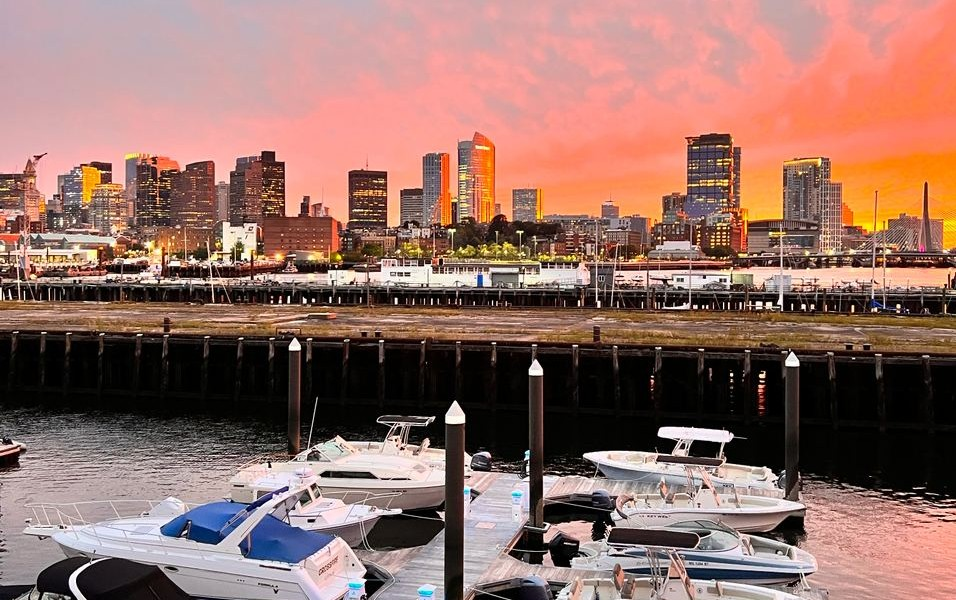
#> input picture vision-lab-6/boston1.jpeg, 956 x 600 px
$ python vision-lab-6.py
#> lines starting #> are read from the running program, lines starting #| are printed output that depends on the picture; after the words box and inside, x2 and y2 are one past the last pixel; in counts of white or black regions, pixels touching at a corner belong together
#> in main, img1 is the input picture: shape (600, 956, 3); mean B, G, R 102.9, 111.6, 148.4
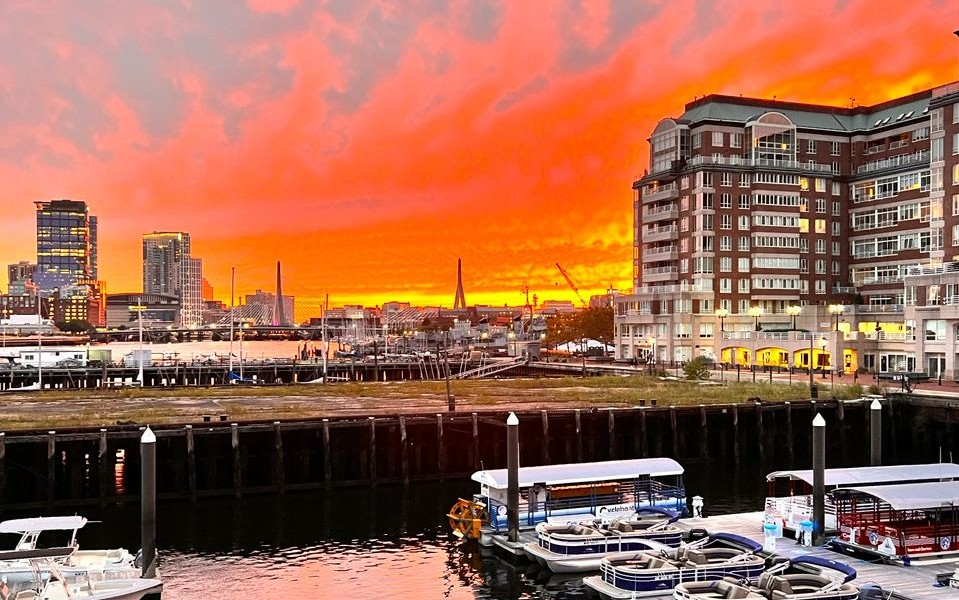
#> input picture vision-lab-6/boston2.jpeg, 959 x 600 px
#> in main, img2 is the input picture: shape (600, 959, 3); mean B, G, R 82.7, 105.2, 160.7
import cv2 as cv
import numpy as np


def stack_images(images, cols):
    rows = (len(images) + cols - 1) // cols
    size = (300, 300)
    imgs_resized = [cv.resize(img, size) for img in images]
    empty = np.zeros_like(imgs_resized[0])
    imgs_resized += [empty] * (rows * cols - len(images))
    spacing_line = np.zeros((size[1], 25), dtype=np.uint8)

    stacked_images = []
    for i in range(rows):
        row = np.hstack(imgs_resized[i * cols:(i + 1) * cols])
        stacked_images.append(row)
    return np.vstack(stacked_images)

def get_corners(h,w):
    return np.float32([[0, 0], [0, h], [w, h], [w, 0]]).reshape(-1, 1, 2)
def get_homography( img1, img2, draw_matches = False):
#> called with draw_matches = False
    MIN_MATCH_COUNT = 10
    gray_img1 = cv.cvtColor(img1.copy(),cv.COLOR_BGR2GRAY)
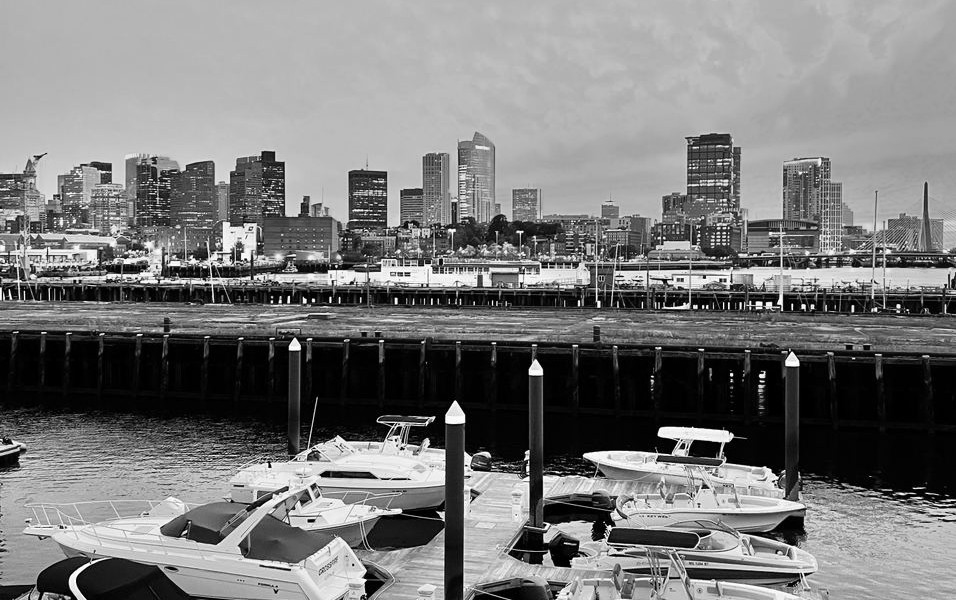
#> gray_img1: shape (600, 956); min 0, max 255, mean 121.6
    gray_img2 = cv.cvtColor(img2.copy(),cv.COLOR_BGR2GRAY)
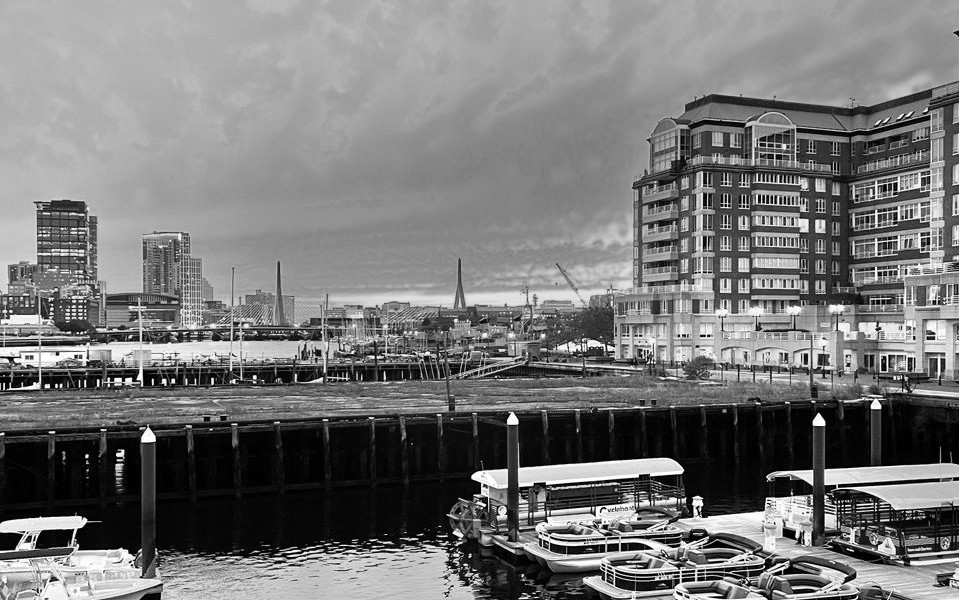
#> gray_img2: shape (600, 959); min 0, max 255, mean 119.2

    # Initiate SIFT detector
    sift = cv.SIFT_create()

    # find the keypoints and descriptors with SIFT
    kp1, des1 = sift.detectAndCompute(gray_img1,None)
#> kp1 = 3761 keypoints; strongest (x, y, size): (731, 374, 2.3), (313, 300, 2.3), (455, 415, 13.2), (536, 369, 9.4)
    kp2, des2 = sift.detectAndCompute(gray_img2,None)
#> kp2 = 4267 keypoints; strongest (x, y, size): (87, 456, 2.4), (819, 421, 7.8), (47, 386, 3.2), (173, 381, 2.9)

    FLANN_INDEX_KDTREE = 1
    index_params = dict(algorithm = FLANN_INDEX_KDTREE, trees = 5)
    search_params = dict(checks = 50)

    flann = cv.FlannBasedMatcher(index_params, search_params)

    matches = flann.knnMatch(des1,des2,k=2)
#> matches = 3761 matches

    # store all the good matches as per Lowe's ratio test.
    good = []
    for m,n in matches:
        if m.distance < 0.7*n.distance:
            good.append(m)
#> after the loop, good = 372 matches
    if len(good)>MIN_MATCH_COUNT:
        src_pts = np.float32([ kp1[m.queryIdx].pt for m in good ]).reshape(-1,1,2)
#> src_pts = 372 rows, first 8: [63.15, 343.2], [110.9, 327.9], [121.8, 559], [133.2, 343.1], [133.5, 532.4], [137.9, 352.1], [196.7, 179.5], [205.7, 353.2]
        dst_pts = np.float32([ kp2[m.trainIdx].pt for m in good ]).reshape(-1,1,2)
#> dst_pts = 372 rows, first 8: [321, 429.7], [282, 415.2], [725.4, 513], [367.2, 428.2], [118.7, 328.2], [234.8, 441.6], [747, 155.8], [234.8, 441.6]

        M, mask = cv.findHomography(src_pts, dst_pts, cv.RANSAC,5.0)
#> M = [[2.23, -0.0251, -1458.5], [0.398, 2.02, -173.8], [0.00126, -6.71e-06, 1]]; mask = 372 values, max 1 at index 24, min 0 at index 0, mean 0.922

        h,w = gray_img1.shape
#> h = 600; w = 956
        pts = get_corners(h,w)
#> pts = [[0, 0], [0, 600], [956, 600], [956, 0]]
        dst = cv.perspectiveTransform(pts,M)
#> dst = [[-1458.5, -173.8], [-1479.5, 1041.5], [301, 645.7], [307.2, 94.01]]
        h1, w1 = img1.shape[:2]
#> h1 = 600; w1 = 956
        h2, w2 = img2.shape[:2]
#> h2 = 600; w2 = 959
        corners = get_corners(h1, w1)
#> corners = [[0, 0], [0, 600], [956, 600], [956, 0]]
        warped_corners = cv.perspectiveTransform(corners, M)
#> warped_corners has the same summary as dst
        x_min, y_min = np.int32(warped_corners.min(axis=0).ravel())
#> x_min = -1479; y_min = -173
        x_max, y_max = np.int32(warped_corners.max(axis=0).ravel())
#> x_max = 307; y_max = 1041
        canvas_width = max(x_max, w2) - min(x_min, 0)
#> canvas_width = 2438
        canvas_height = max(y_max, h2) - min(y_min, 0)
#> canvas_height = 1214
        offset_x = -x_min
#> offset_x = 1479
        offset_y = -y_min
#> offset_y = 173
        translation_matrix = np.array([[1, 0, offset_x], [0, 1, offset_y], [0, 0, 1]])
#> translation_matrix = [[1, 0, 1479], [0, 1, 173], [0, 0, 1]]
        M_translated = translation_matrix @ M
#> M_translated = [[4.09, -0.035, 20.53], [0.615, 2.02, -0.836], [0.00126, -6.71e-06, 1]]
        img1_warped = cv.warpPerspective(img1, M_translated, (canvas_width, canvas_height), borderMode=cv.BORDER_CONSTANT, borderValue=(0, 0, 0))
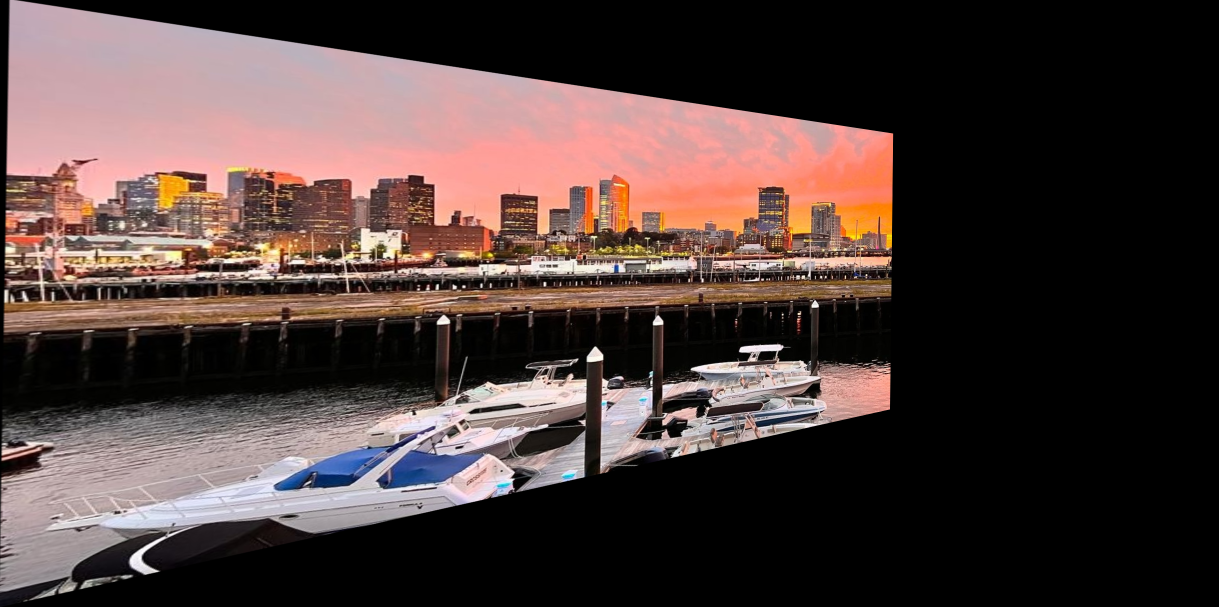
#> img1_warped: shape (1214, 2438, 3) (shown at 1/2 size); mean B, G, R 58.1, 60.8, 77
        stitched_canvas = img1_warped.copy()
        stitched_canvas[offset_y:offset_y + h2, offset_x:offset_x + w2] = img2
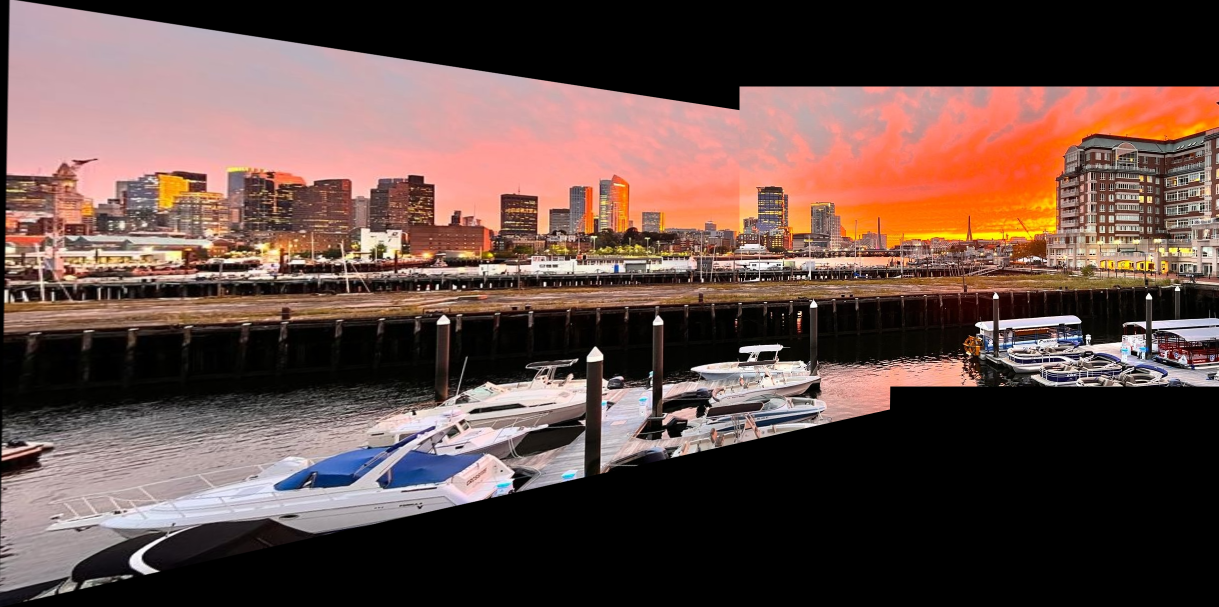
#> stitched_canvas: shape (1214, 2438, 3) (shown at 1/2 size); 19.42% of pixels changed, all inside (x1, y1, x2, y2) = (1479, 173, 2438, 773)
        img3 = cv.warpPerspective(img2, M, (img1.shape[1], img1.shape[0]))
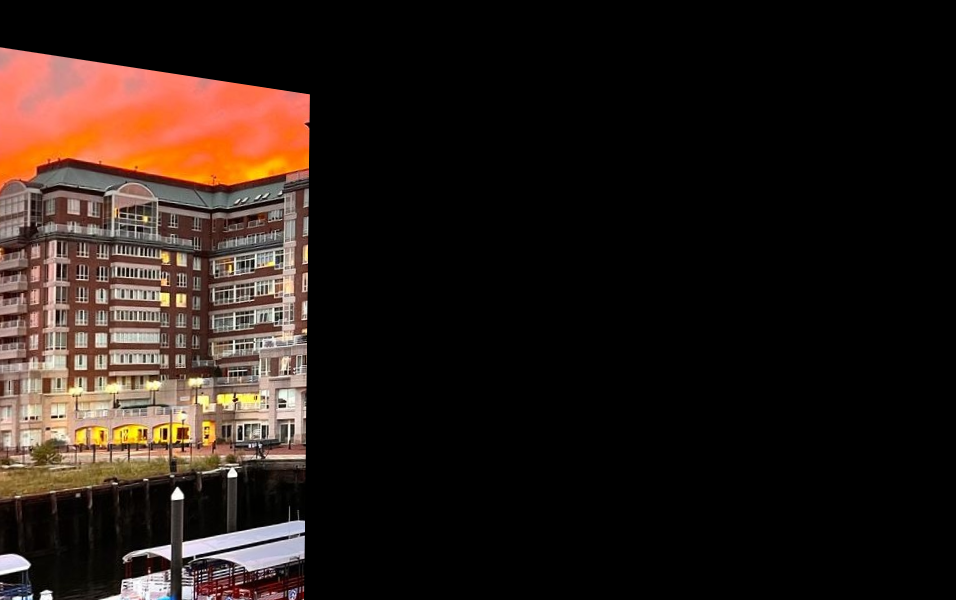
#> img3: shape (600, 956, 3); mean B, G, R 22.9, 28.4, 39.8

        return stitched_canvas

    else:
        print( "Not enough matches are found - {}/{}".format(len(good), MIN_MATCH_COUNT) )
        matchesMask = None
        return


def main():

    img1 = cv.imread('boston1.jpeg')
    img2 = cv.imread('boston2.jpeg')
    assert img1 is not None and img2 is not None, "file could not be read, check with os.path.exists()"
    panorama_img = get_homography(img1, img2)
    cv.imshow("Panorama", panorama_img)
    cv.waitKey(0)
    cv.destroyAllWindows()

if __name__ == "__main__":
    main()
